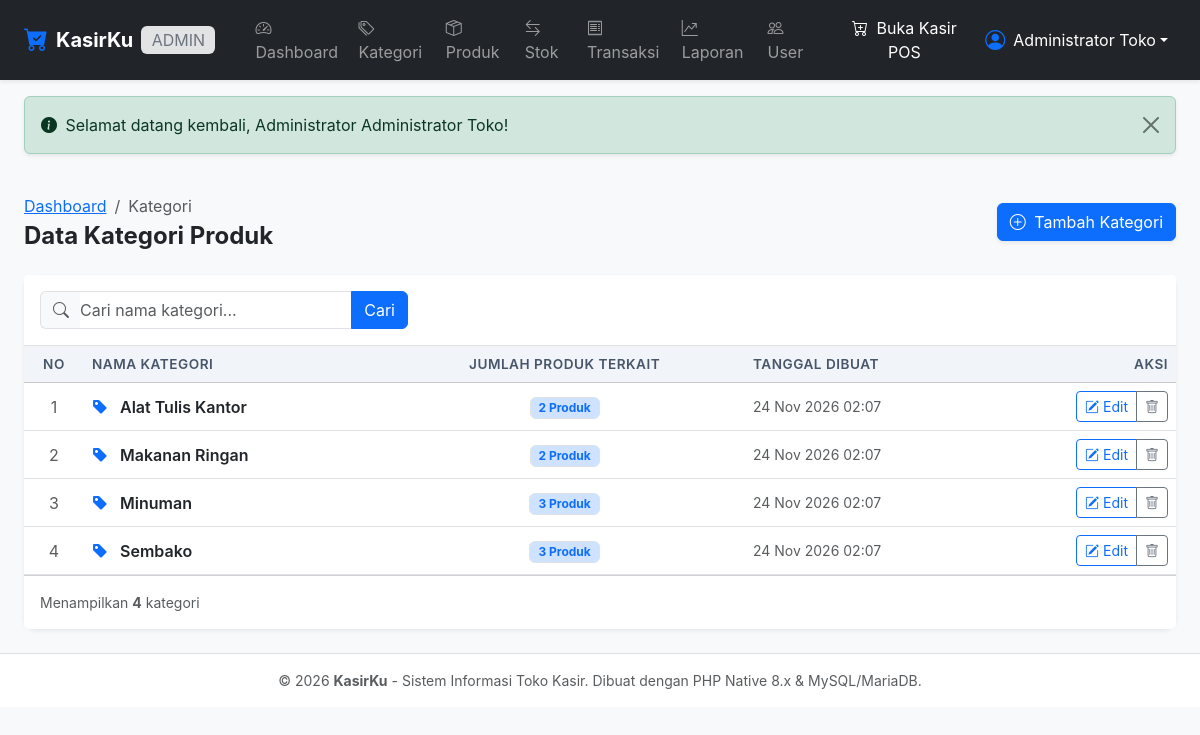
/admin/kategori/index.php (signed in), run on the app's committed database.
### tables this page shows
CREATE TABLE IF NOT EXISTS `kategori` (
    `id_kategori` INT AUTO_INCREMENT PRIMARY KEY,
    `nama_kategori` VARCHAR(100) NOT NULL,
    `created_at` TIMESTAMP DEFAULT CURRENT_TIMESTAMP,
    `updated_at` TIMESTAMP DEFAULT CURRENT_TIMESTAMP ON UPDATE CURRENT_TIMESTAMP,
    INDEX `idx_kategori_nama` (`nama_kategori`)
);

### config/database.php (called while the page is built, shortened)
<?php
function e($string) {
    return htmlspecialchars((string)$string, ENT_QUOTES, 'UTF-8');
}
function base_url($path = '') {
    return BASE_URL . ltrim($path, '/');
}

### admin/kategori/index.php (the view, shortened to what this page needs)
<?php
require_once __DIR__ . '/../../includes/admin_auth.php';
$search = trim($_GET['q'] ?? '');
try {
    if (!empty($search)) {
        $stmt = $pdo->prepare("
            SELECT k.*, COUNT(p.id_produk) AS total_produk
            FROM kategori k
            LEFT JOIN produk p ON k.id_kategori = p.id_kategori
            WHERE k.nama_kategori LIKE :search
            GROUP BY k.id_kategori
            ORDER BY k.nama_kategori ASC
        ");
        $stmt->execute(['search' => "%$search%"]);
    } else {
        $stmt = $pdo->query("
            SELECT k.*, COUNT(p.id_produk) AS total_produk
            FROM kategori k
            LEFT JOIN produk p ON k.id_kategori = p.id_kategori
            GROUP BY k.id_kategori
            ORDER BY k.nama_kategori ASC
        ");
    }
    $kategoriList = $stmt->fetchAll();
} catch (PDOException $e) {
    die("Terjadi kesalahan: " . htmlspecialchars($e->getMessage()));
}
require_once __DIR__ . '/../../includes/header.php';
require_once __DIR__ . '/../../includes/navbar.php';
?>
<div class="container-fluid px-3 px-lg-4 py-4">
    <div class="d-flex flex-wrap justify-content-between align-items-center mb-4 gap-2">
        <div>
            <nav aria-label="breadcrumb">
                <ol class="breadcrumb small mb-1">
                    <li class="breadcrumb-item"><a href="<?= base_url('admin/index.php'); ?>">Dashboard</a></li>
                    <li class="breadcrumb-item active" aria-current="page">Kategori</li>
                </ol>
            </nav>
            <h4 class="fw-bold mb-0 text-dark">Data Kategori Produk</h4>
        </div>
        <div>
            <a href="<?= base_url('admin/kategori/tambah.php'); ?>" class="btn btn-primary shadow-sm">
                <i class="bi bi-plus-circle me-1"></i> Tambah Kategori
            </a>
        </div>
    </div>
    <div class="card border-0 shadow-sm">
        <div class="card-header bg-white py-3 border-bottom">
            <form method="GET" action="" class="row g-2 align-items-center">
                <div class="col-md-4">
                    <div class="input-group">
                        <span class="input-group-text bg-light text-muted border-end-0">
                            <i class="bi bi-search"></i>
                        </span>
                        <input type="text" name="q" class="form-control border-start-0 ps-0" placeholder="Cari nama kategori..." value="<?= e($search); ?>">
                        <button type="submit" class="btn btn-primary">Cari</button>
                    </div>
                </div>
            </form>
        </div>
        <div class="card-body p-0">
            <div class="table-responsive">
                <table class="table table-hover align-middle mb-0">
                    <thead class="table-light">
                        <tr>
                            <th style="width: 60px;" class="text-center">No</th>
                            <th>Nama Kategori</th>
                            <th class="text-center">Jumlah Produk Terkait</th>
                            <th>Tanggal Dibuat</th>
                            <th class="text-end" style="width: 180px;">Aksi</th>
                        </tr>
                    </thead>
                    <tbody>
                        <?php if (empty($kategoriList)): ?>
                            <tr>
                                <td colspan="5" class="text-center py-4 text-muted">
                                    <i class="bi bi-tag fs-3 d-block mb-1"></i>
                                    Tidak ada data kategori yang ditemukan.
                                </td>
                            </tr>
                        <?php else: ?>
                            <?php $no = 1; foreach ($kategoriList as $k): ?>
                                <tr>
                                    <td class="text-center text-muted"><?= $no++; ?></td>
                                    <td class="fw-semibold text-dark">
                                        <i class="bi bi-tag-fill text-primary me-2"></i>
                                        <?= e($k['nama_kategori']); ?>
                                    </td>
                                    <td class="text-center">
                                        <?php if ($k['total_produk'] > 0): ?>
                                            <span class="badge bg-primary-subtle text-primary border px-2 py-1">
                                                <?= (int)$k['total_produk']; ?> Produk
                                            </span>
                                        <?php else: ?>
                                            <span class="badge bg-light text-muted border px-2 py-1">
                                                0 Produk
                                            </span>
                                        <?php endif; ?>
                                    </td>
                                    <td class="small text-muted"><?= date('d M Y H:i', strtotime($k['created_at'])); ?></td>
                                    <td class="text-end">
                                        <div class="btn-group btn-group-sm">
                                            <a href="<?= base_url('admin/kategori/edit.php?id=' . $k['id_kategori']); ?>" class="btn btn-outline-primary" title="Edit Kategori">
                                                <i class="bi bi-pencil-square"></i> Edit
                                            </a>
                                            <?php if ($k['total_produk'] > 0): ?>
                                                <button type="button" class="btn btn-outline-secondary" onclick="alert('Kategori \'<?= e($k['nama_kategori']); ?>\' tidak dapat dihapus karena masih digunakan oleh <?= $k['total_produk']; ?> produk! Hapus atau pindahkan produk terkait terlebih dahulu.');" title="Kategori sedang digunakan">
                                                    <i class="bi bi-trash"></i>
                                                </button>
                                            <?php else: ?>
                                                <a href="<?= base_url('admin/kategori/hapus.php?id=' . $k['id_kategori']); ?>" class="btn btn-outline-danger" onclick="return confirm('Apakah Anda yakin ingin menghapus kategori \'<?= e($k['nama_kategori']); ?>\'?');" title="Hapus Kategori">
                                                    <i class="bi bi-trash"></i> Hapus
                                                </a>
                                            <?php endif; ?>
                                        </div>
                                    </td>
                                </tr>
                            <?php endforeach; ?>
                        <?php endif; ?>
                    </tbody>
                </table>
            </div>
        </div>
        <div class="card-footer bg-white py-3 text-muted small">
            Menampilkan <strong><?= count($kategoriList); ?></strong> kategori
        </div>
    </div>
</div>
<?php require_once __DIR__ . '/../../includes/footer.php'; ?>

### assets/css/style.css (style rules this page uses)
:root { --primary-color: #0d6efd; --primary-hover: #0b5ed7; --sidebar-width: 260px; }
body { font-family: -apple-system, BlinkMacSystemFont, "Segoe UI", Roboto, "Helvetica Neue", Arial, sans-serif; color: #334155; background-color: #f8fafc; }
.card { border: 1px solid rgba(226, 232, 240, 0.8); box-shadow: 0 1px 3px 0 rgba(0, 0, 0, 0.05); border-radius: 0.75rem; }
.table th { font-weight: 600; color: #475569; font-size: 0.85rem; text-transform: uppercase; letter-spacing: 0.5px; background-color: #f1f5f9; }

### data on the page
kategori: nama_kategori "Alat Tulis Kantor", total_produk "2", created_at "24 Nov 2026 02:07"
kategori: nama_kategori "Makanan Ringan", total_produk "2", created_at "24 Nov 2026 02:07"
kategori: nama_kategori "Minuman", total_produk "3", created_at "24 Nov 2026 02:07"
kategori: nama_kategori "Sembako", total_produk "3", created_at "24 Nov 2026 02:07"

### other printed values
$currentRole "ADMIN"
$currentNama "Administrator Toko"
$flash['message'] "Selamat datang kembali, Administrator Administrator Toko!"
count($kategoriList) "4"
